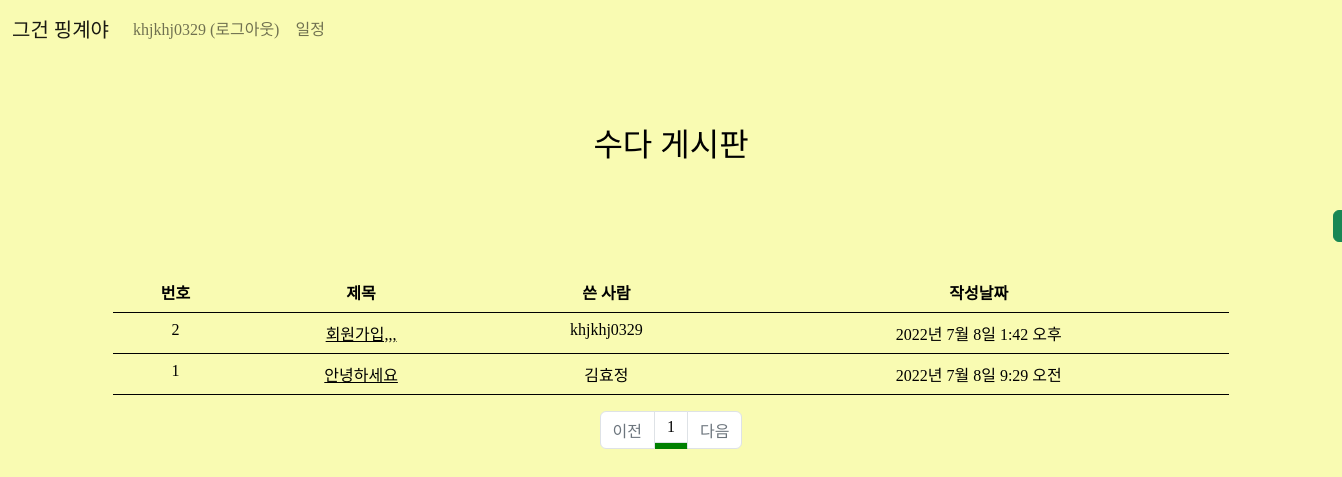
/ (signed in), run on the app's committed database.
### excuse/models.py (models this page shows, shortened)
class Excuse(models.Model):
    author = models.ForeignKey(User, on_delete=models.CASCADE)
    subject = models.CharField(max_length=200)
    content = models.TextField()
    create_date = models.DateTimeField()
    modify_date = models.DateTimeField(null=True, blank=True)

### excuse/views.py (the view)
# urls.py: path('', views.index, name='index'),
def index(request):
    page = request.GET.get('page', '1')  # 페이지
    question_list = Excuse.objects.order_by('-create_date')
    paginator = Paginator(question_list, 10)  # 페이지당 10개씩 보여주기
    page_obj = paginator.get_page(page)
    context = {'question_list': page_obj}
    return render(request, 'excuse/excuse_list.html', context)

### excuse/templatetags/pybo_filter.py (called while the page is built)
@register.filter
def sub(value, arg):
    return value - arg

### templates/excuse/excuse_list.html (shortened to what this page needs)
{% extends 'base.html' %}
{% block content %}
    {% load pybo_filter %}
{% load static %}
<link rel="stylesheet" href="{% static 'css/list.css' %}">
<h2>수다 게시판</h2>
<div class="container my-3">
<a id="create" href="{% url 'excuse:excuse_create' %}" class="btn btn-success">
    </a>
    <table class="table">
        <thead>
        <tr class="text-center table-white">
            <th>번호</th>
            <th>제목</th>
            <th>쓴 사람</th>
            <th>작성날짜</th>
        </tr>
        </thead>
        <tbody>
        {% if question_list %}
        {% for question in question_list %}
        <tr class="text-center">
            <td>
                {{ question_list.paginator.count|sub:question_list.start_index|sub:forloop.counter0|add:1 }}
            </td>
            <td class="text-center">
                <a href="{% url 'excuse:detail' question.id %}">{{ question.subject }}</a>
            </td>
            <td>{{ question.author.username }}</td>
            <td>{{ question.create_date }}</td>
        </tr>
        {% endfor %}
        {% else %}
        <tr>
            <td colspan="4">질문이 없어욥.</td>
        </tr>
        {% endif %}
        </tbody>
    </table>
    <ul class="pagination justify-content-center">
        {% if question_list.has_previous %}
        <li class="page-item">
            <a class="page-link" href="?page={{ question_list.previous_page_number }}">이전</a>
        </li>
        {% else %}
        <li class="page-item disabled">
            <a class="page-link" tabindex="-1" aria-disabled="true" href="#">이전</a>
        </li>
        {% endif %}
        {% for page_number in question_list.paginator.page_range %}
        {% if page_number >= question_list.number|add:-5 and page_number <= question_list.number|add:5 %}
        {% if page_number == question_list.number %}
        <li class="page-item" style="background-color: green" aria-current="page">
            <a class="page-link" href="?page={{ page_number }}">{{ page_number }}</a>
        </li>
        {% else %}
        <li class="page-item">
            <a class="page-link" href="?page={{ page_number }}">{{ page_number }}</a>
        </li>
        {% endif %}
        {% endif %}
        {% endfor %}
        {% if question_list.has_next %}
        <li class="page-item">
            <a class="page-link" href="?page={{ question_list.next_page_number }}">다음</a>
        </li>
        {% else %}
        <li class="page-item disabled">
            <a class="page-link" tabindex="-1" aria-disabled="true" href="#">다음</a>
        </li>
        {% endif %}
    </ul>
</div>
{% endblock %}

### templates/navbar.html (shortened to what this page needs)
<nav class="navbar navbar-expand-lg navbar-light bg-light border-bottom">
    <div class="container-fluid">
        <a class="navbar-brand" href="{% url 'excuse:index' %}">그건 핑계야</a>
        <div class="collapse navbar-collapse" id="navbarSupportedContent">
            <ul class="navbar-nav">
                <li class="nav-item">
                    {% if user.is_authenticated %}
                    <a class="nav-link" href="{% url 'common:logout' %}">{{ user.username }} (로그아웃)</a>
                    {% else %}
                    <a class="nav-link" href="{% url 'common:login' %}">로그인</a>
                    {% endif %}
                </li>
                <li>
                    <a class="nav-link" href="{% url 'calendar:calendar' %}">일정</a>
                </li>
            </ul>
        </div>
    </div>
</nav>

### static/css/list.css (style rules this page uses)
body { background-color: #F9FBB2; }
h2 { text-align: center; margin-top: 70px; }
#create { width: 70px; font-size: 12px; margin-left: 1220px; margin-bottom: 30px; margin-top: 30px; }

### data on the page
Excuse: paginator.count|sub "2", subject "회원가입,,,", author.username "khjkhj0329", create_date "2022년 7월 8일 1:42 오후"
Excuse: paginator.count|sub "1", subject "안녕하세요", author.username "김효정", create_date "2022년 7월 8일 9:29 오전"

### other printed values
{{ user.username }} "khjkhj0329"
{{ page_number }} "1"
